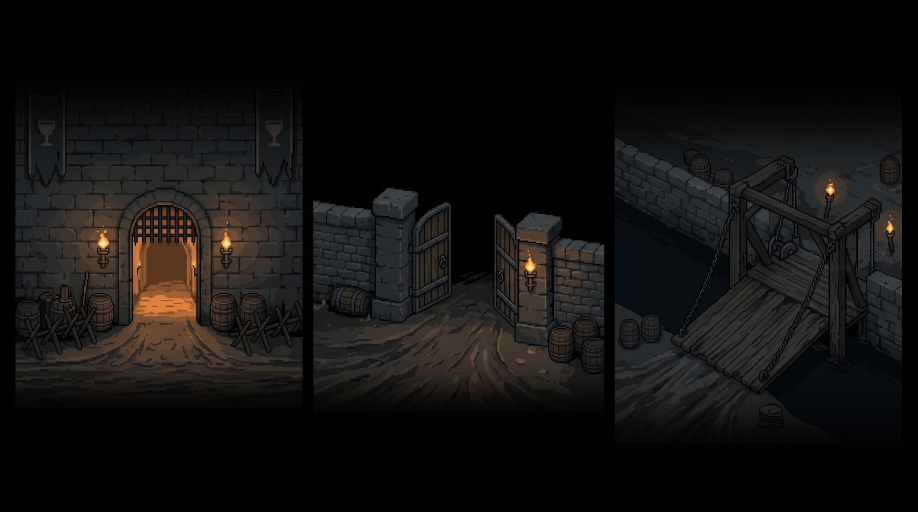
#> input picture parts/art/work/gemini/border_gate/raw_doors_a.jpg, 2752 x 1536 px (shown at 1/3 size)
$ python -i gkit.py   (imports and definitions only)
#> lines starting #> are read from the running program, lines starting #| are printed output that depends on the picture; after the words box and inside, x2 and y2 are one past the last pixel; in counts of white or black regions, pixels touching at a corner belong together
#> further down, picture is the input picture: PIL image 2752x1536 RGB; mean R, G, B 18.1, 16.9, 16.1
"""Gemini 원본 → LOPAD 팔레트 도트 보정 도구 (Pillow 만, numpy 없음).

단계: 자르기 → 1/k 축소(LANCZOS) → 색 보정(명도 곡선·대비·채도) → Lab 최근접 감색(팔레트 고정)
      → 외톨이 점 제거 → (선택) 좌우 이음 보정 → k 배 최근접 확대.
"""
import json, math, os
from PIL import Image, ImageFilter

HERE = os.path.dirname(os.path.abspath(__file__))
ROOT = os.path.normpath(os.path.join(HERE, "../../../.."))
# [1 line not run here, left out]
# [1 line that did not run here, left out]
# [1 line that did not run here, left out]
# [1 line that did not run here, left out]


def hex2rgb(h):
    h = h.lstrip("#")
    return tuple(int(h[i:i + 2], 16) for i in (0, 2, 4))


def _lin(c):
    c /= 255.0
    return c / 12.92 if c <= 0.04045 else ((c + 0.055) / 1.055) ** 2.4


# [172 lines left out: functions rgb2lab, palette, _curve, grade, quantize, despeckle and 2 more, not called in this run]


def upscale(p, k):
    return p.resize((p.size[0] * k, p.size[1] * k), Image.NEAREST)


# [88 lines left out: functions fit_crop, stats, despeckle_soft, lab2rgb, not called in this run]


def _axis(colors):
    """색 목록 → L 오름차순 (L, a, b) 표."""
    return sorted(rgb2lab(hex2rgb(c) if isinstance(c, str) else c) for c in colors)


# [45 lines left out: functions _interp_ab, tone_match, not called in this run]


def erase_dashes(im, band_min=0.30, drop=0.06, box=6, med=7):
    """밝은 길 띠 안의 가는 어두운 점선만 지운다(주변 평균이 band_min 이상이고 그보다 drop 이상 어두운 픽셀 → 중앙값).
    UI 가 노드 연결선을 따로 그리므로 지도 자체의 점선과 겹치지 않게."""
#> called with band_min = 0.3, drop = 0.06, box = 6, med = 7
    from PIL import ImageChops
    L = im.convert("L")
    blur = L.filter(ImageFilter.BoxBlur(box))
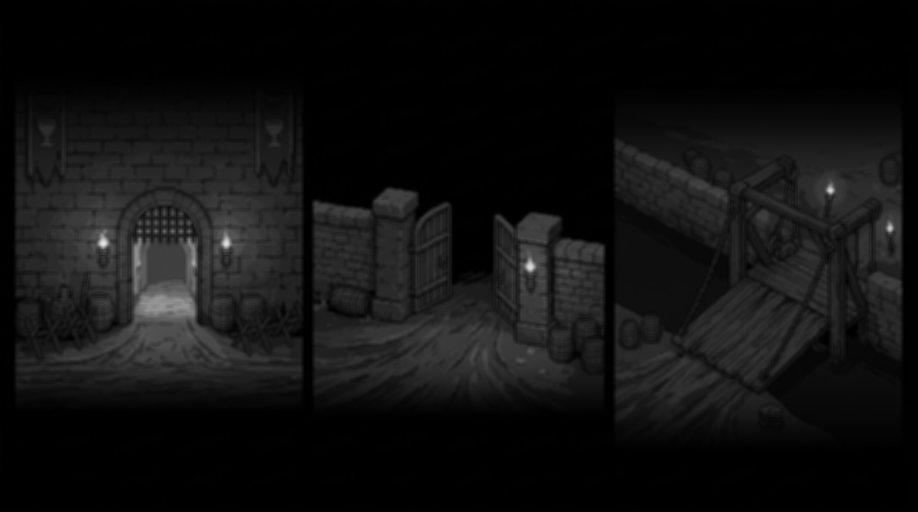
#> blur: PIL image 2752x1536 L (shown at 1/3 size); min 0, max 231, mean 17
    medi = im.filter(ImageFilter.MedianFilter(med))
    lp, bp = L.load(), blur.load()
    w, h = im.size
#> w = 2752; h = 1536
    mask = Image.new("L", im.size, 0)
#> mask: PIL image 2752x1536 L; every value is 0
    mp = mask.load()
    for y in range(h):
        for x in range(w):
            b = bp[x, y] / 255
            if b >= band_min and (bp[x, y] - lp[x, y]) / 255 >= drop:
                mp[x, y] = 255
    mask = mask.filter(ImageFilter.MaxFilter(3))
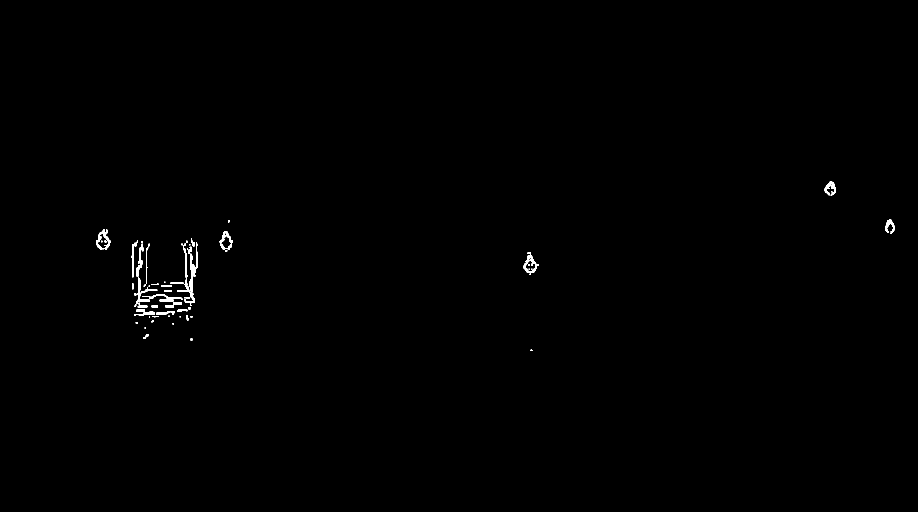
#> mask: PIL image 2752x1536 L (shown at 1/3 size); 0.29% white; 81 white regions (26 under 20 px), largest, box (x1, y1, x2, y2) and area: (531, 728, 593, 908) 2233, (288, 688, 332, 749) 910, (1570, 757, 1617, 819) 837
    return Image.composite(medi, im, mask), mask

>>> from PIL import Image
>>> picture = Image.open('border_gate/raw_doors_a.jpg')
>>> result = erase_dashes(picture)

$ run again, on parts/art/work/gemini/border_gate/raw_west_a.jpg
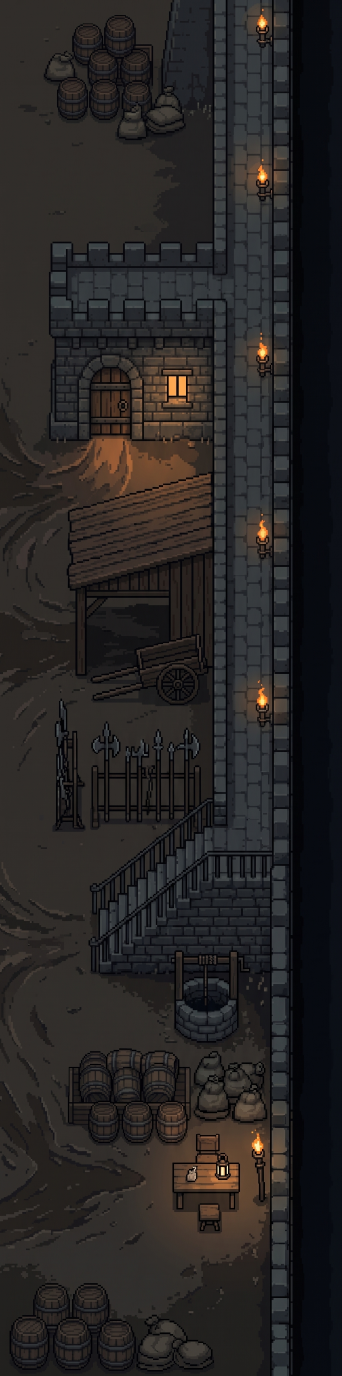
#> input picture parts/art/work/gemini/border_gate/raw_west_a.jpg, 1024 x 4128 px (shown at 1/3 size)
#> picture is the input picture: PIL image 1024x4128 RGB; mean R, G, B 40, 37.4, 36.8
#> in erase_dashes, `L = im.convert("L")`:
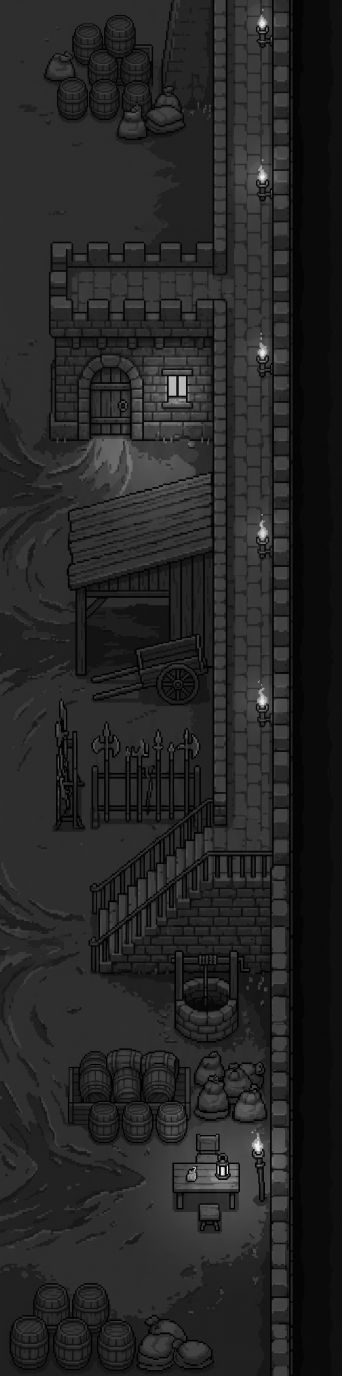
#> L: PIL image 1024x4128 L (shown at 1/3 size); min 0, max 247, mean 38.2
#> in erase_dashes, `mask = mask.filter(ImageFilter.MaxFilter(3))`:
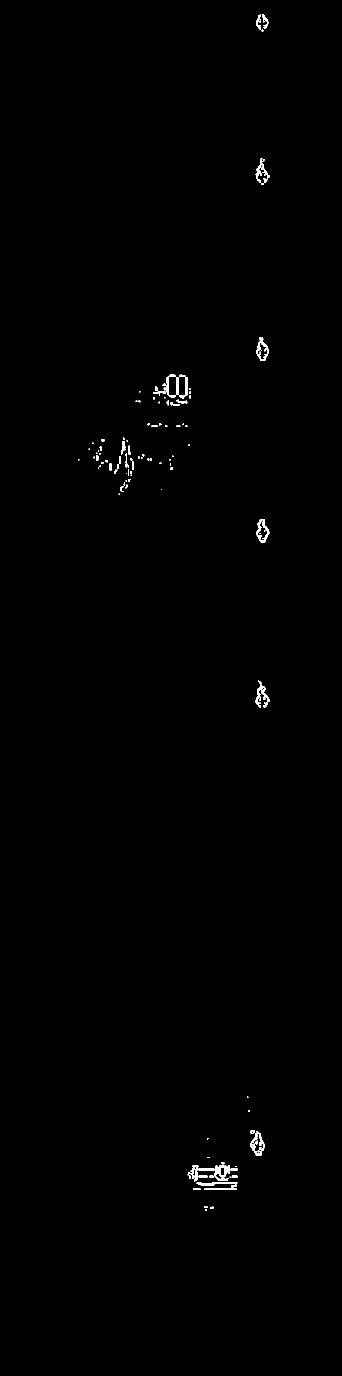
#> mask: PIL image 1024x4128 L (shown at 1/3 size); 0.34% white; 159 white regions (56 under 20 px), largest, box (x1, y1, x2, y2) and area: (769, 1557, 808, 1628) 914, (765, 2045, 805, 2122) 836, (768, 1023, 806, 1083) 787
